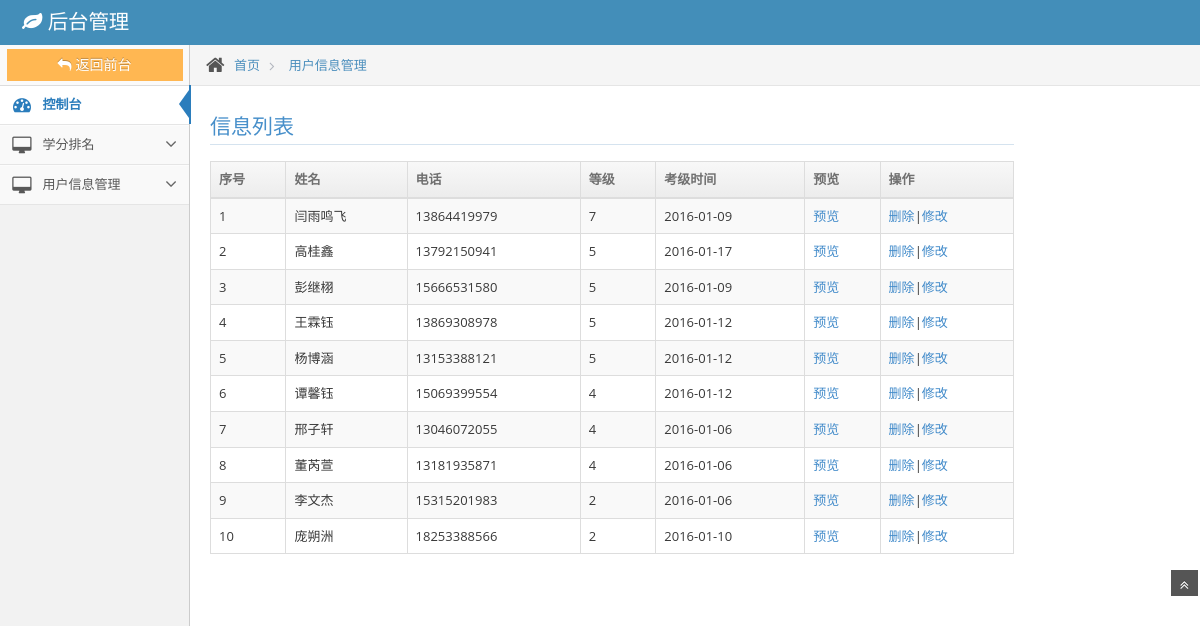
The app's page /index.php/home/show/comeinfo with its own data.
### tables this page shows
CREATE TABLE IF NOT EXISTS `user_info` (
  `infoid` int(10) NOT NULL AUTO_INCREMENT,
  `username` varchar(60) NOT NULL COMMENT '姓名',
  `phone` varchar(20) NOT NULL COMMENT '电话',
  `addtime` date NOT NULL COMMENT '报名时间',
  `rank` int(3) NOT NULL COMMENT '级别',
  `link` text NOT NULL COMMENT '链接',
  PRIMARY KEY (`infoid`)
);

### app/controllers/Home.php (called while the page is built, shortened)
<?php
class Home extends CI_Controller{
    public function __construct()
    {
        $this->load->helper('url','form');
        $this->load->library('form_validation');
        $this->load->model('score_model');
    }
    public function show($page = 'comeinfo')
    {
        $info['info'] = $this->score_model->get_info($key=NULL);
        $info['info_items'] = $this->score_model->get_info($key);
        $this->load->view($page,$info);
    }
}

### index.php (called while the page is built, shortened)
<?php
require_once BASEPATH.'core/CodeIgniter.php';

### app/models/Score_model.php (called while the page is built, shortened)
<?php
class Score_model extends CI_Model
{
     public function get_info($infoid)
    {
        if($infoid=='')
        {
              $query = $this->db->get('user_info');
              return $query->result_array();
        }else{
              $query = $this->db->get_where('user_info', array('infoid' => $infoid));
              return $query->row_array();
        }
    }
}

### app/views/comeinfo.php (the view, shortened to what this page needs)
<!DOCTYPE html>
<html lang="en">
	<head>
		<link href='<?php echo base_url().'public/assets/css/bootstrap.min.css'?>' rel="stylesheet" />
		<link rel="stylesheet" href='<?php echo base_url().'public/assets/css/font-awesome.min.css'?>' />
		<link rel="stylesheet" href='<?php echo base_url().'public/assets/css/ace.min.css'?>' />
	</head>
	<body>
		<div class="navbar navbar-default" id="navbar">
			<div class="navbar-container" id="navbar-container">
				<div class="navbar-header pull-left">
					<a href="#" class="navbar-brand">
						<small>
							<i class="icon-leaf"></i>
							后台管理
						</small>
					</a>
				</div>
			</div>
		</div>
		<div class="main-container" id="main-container">
			<div class="main-container-inner">
				<div class="sidebar" id="sidebar">
					<div class="sidebar-shortcuts" id="sidebar-shortcuts">
						<div class="sidebar-shortcuts-large" id="sidebar-shortcuts-large">
						<a class="btn btn-warning" href="http://shengdongts.com">
								<i class="icon-reply"></i>返回前台
							</a>
						</div>
					</div>
					<ul class="nav nav-list">
						<li class="active">
							<a href="#">
								<i class="icon-dashboard"></i>
								<span class="menu-text"> 控制台 </span>
							</a>
						</li>
						<li>
							<a href="#" class="dropdown-toggle">
								<i class="icon-desktop"></i>
								<span class="menu-text">学分排名</span>
								<b class="arrow icon-angle-down"></b>
							</a>
						</li>
						<li>
							<a href="#" class="dropdown-toggle">
								<i class="icon-desktop"></i>
								<span class="menu-text">用户信息管理</span>
								<b class="arrow icon-angle-down"></b>
							</a>
						</li>
					</ul>
				</div>
				<div class="main-content">
					<div class="breadcrumbs" id="breadcrumbs">
						<ul class="breadcrumb">
							<li>
								<i class="icon-home home-icon"></i>
								<a href="#">首页</a>
							</li>
							<li>
								<a href="#">用户信息管理</a>
							</li>
						</ul>
					</div>
					<div class="page-content">
						<div class="row">
							<div class="col-xs-10">
								<h3 class="header smaller lighter blue">信息列表</h3>
								<div class="table-responsive">
									<table id="sample-table-2" class="table table-striped table-bordered table-hover">
										<thead>
											<tr>
												<th>序号</th>
												<th>姓名</th>
												<th>电话</th>
												<th>等级</th>
												<th>考级时间</th>
												<th>预览</th>
												<th>操作</th>
											</tr>
										</thead><?php $i=1;?>
										<tbody> <?php foreach ($info as $info_items): ?>
											<tr>
											<td><?php echo $i++;?></td>
											<td><?php echo $info_items['username']; ?></td>
											<td><?php echo $info_items['phone']; ?></td>
											<td><?php echo $info_items['rank']; ?></td>
											<td><?php echo $info_items['addtime']; ?></td>
											<td><a href="<?php echo site_url().'/home/viewInfo/'.$info_items['infoid'];?>">预览</a></td>
											<td><a href="<?php echo site_url().'/home/deleteInfo/'.$info_items['infoid']; ?>" onclick="return confirm('确定删除吗？')"  title="Delete">删除</a>|<a href="<?php echo site_url().'/home/updateInfo/'.$info_items['infoid']; ?>" >修改</a></td>
											</tr><?php endforeach; ?>
										</tbody>
									</table>
								</div>
					        </div>
				        </div>
					</div>
					<a href="#" id="btn-scroll-up" class="btn-scroll-up btn btn-sm btn-inverse">
						<i class="icon-double-angle-up icon-only bigger-110"></i>
					</a>
				</div>
	</body>
</html>

### records on screen
user_info: username "闫雨鸣飞", phone "13864419979", rank "7", addtime "2016-01-09"
user_info: username "高桂鑫", phone "13792150941", rank "5", addtime "2016-01-17"
user_info: username "彭继栩", phone "15666531580", rank "5", addtime "2016-01-09"
user_info: username "王霖钰", phone "13869308978", rank "5", addtime "2016-01-12"
user_info: username "杨博涵", phone "13153388121", rank "5", addtime "2016-01-12"
user_info: username "谭馨钰", phone "15069399554", rank "4", addtime "2016-01-12"
user_info: username "邢子轩", phone "13046072055", rank "4", addtime "2016-01-06"
user_info: username "董芮萱", phone "13181935871", rank "4", addtime "2016-01-06"
user_info: username "李文杰", phone "15315201983", rank "2", addtime "2016-01-06"
user_info: username "庞朔洲", phone "18253388566", rank "2", addtime "2016-01-10"
